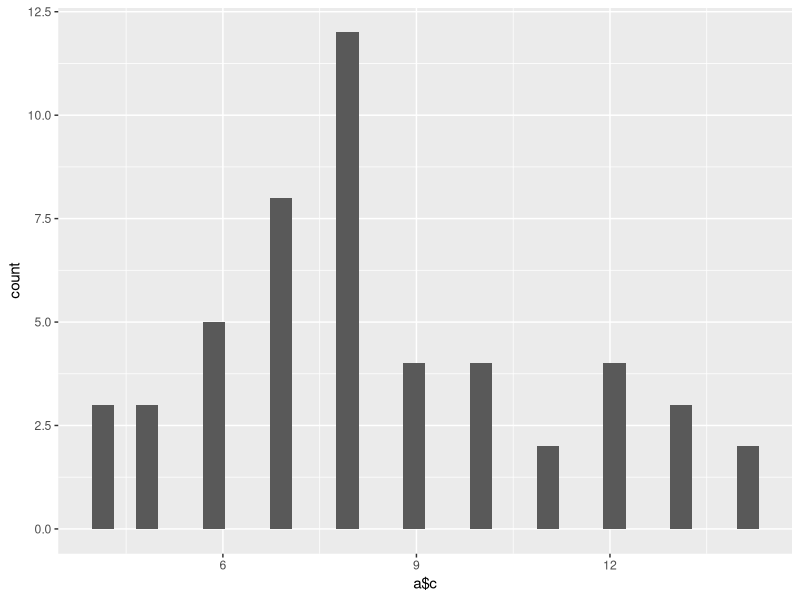

Generate this figure with R:
#1
states=rownames(USArrests)
states
regmatches(states,gregexpr("w",states))
regmatches(states,gregexpr("W",states))

#2
library(stringi)
c<-stri_length(states)
c
a<-data.frame(states,c)
a
library(ggplot2)
ggplot()+geom_histogram(aes(x=a$c))
